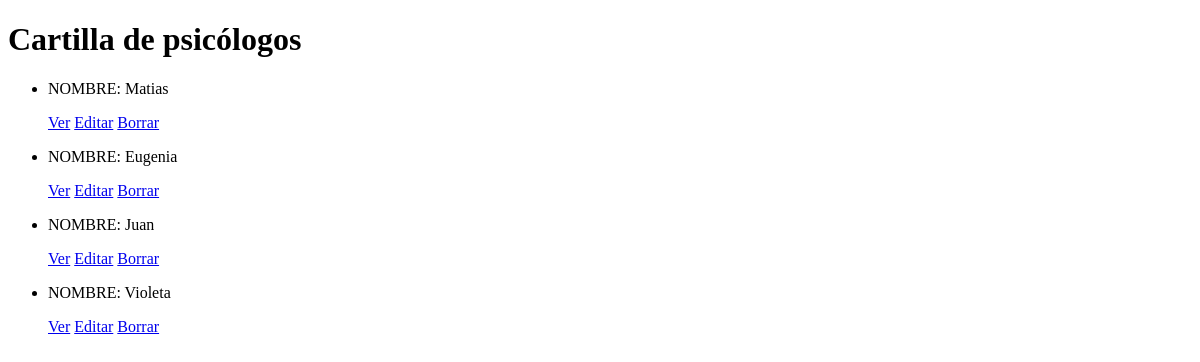
/AppBlog/psicologo/list, run on an earlier commit of the app's database.
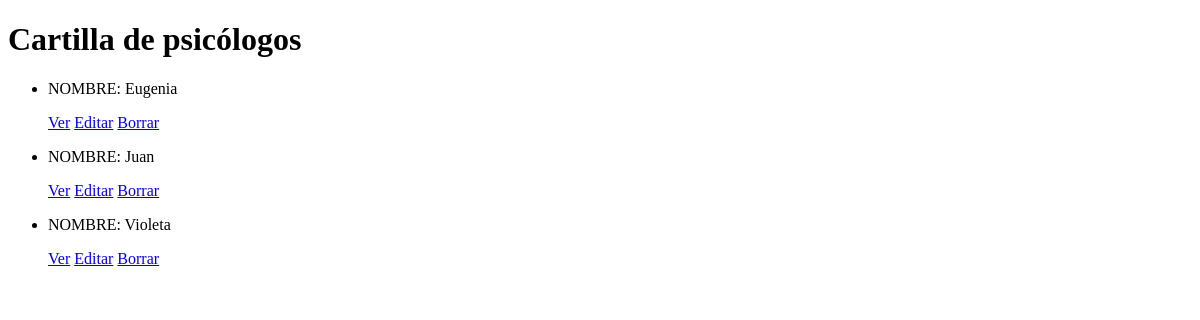
And on a later commit of the database.
### AppBlog/models.py (models this page shows, shortened)
class Psicologo(models.Model):
    nombre = models.CharField(max_length=40)
    apellido = models.CharField(max_length=40)
    matricula = models.IntegerField()
    email = models.EmailField()
    telefono = models.IntegerField()
    zonaatencion = models.CharField(max_length=40)
    modalidadatencion = models.CharField(max_length=40)
    orientacion = models.CharField(max_length=40)
    especialidad = models.CharField(max_length=40)
    tipotratamiento = models.CharField(max_length=40)

### AppBlog/views.py (the view)
# urls.py: path('psicologo/list', views.PsicologoList.as_view(), name='List'),
class PsicologoList(ListView):
    model = Psicologo
    template_name = "AppBlog/psicologo_list.html"

### AppBlog/templates/AppBlog/psicologo_list.html (shortened to what this page needs)
<!DOCTYPE html>
<html lang="en">
<head>
</head>
<body>
    <h1>Cartilla de psicólogos</h1>
    <ul>
        {% for psicologo in object_list %}
            <li>
                <p>NOMBRE: {{ psicologo.nombre }}</p>
                <p>
                    <a href="{% url 'Detail' psicologo.id %}">Ver</a>
                    <a href="{% url 'Edit' psicologo.id %}">Editar</a>
                    <a href="{% url 'Delete' psicologo.id %}">Borrar</a>
                </p>
            </li>
        {% endfor %}
    </ul>
</body>
</html>

What changed in the data, as far as the page shows it:
removed Psicologo: nombre "Matias"
